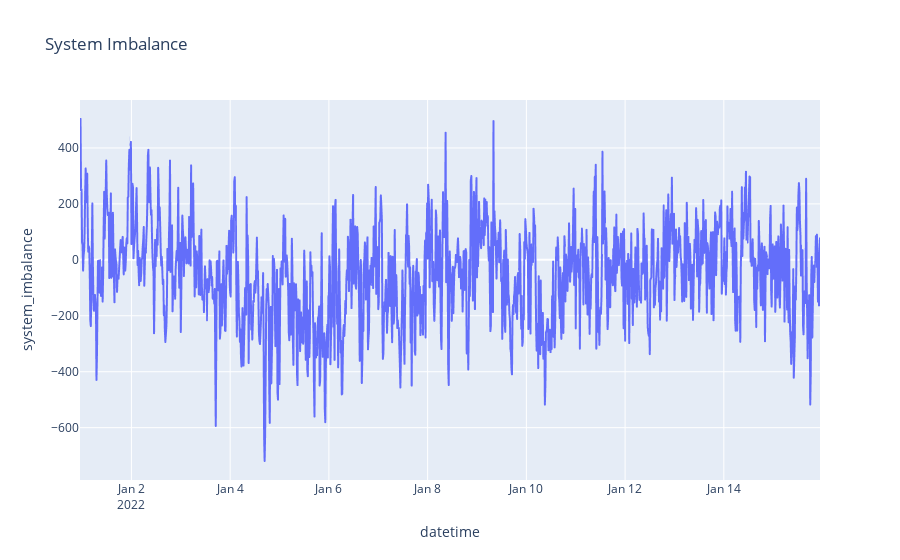

This figure's notebook cell:
### Code cell
fig = px.line(data_raw[:15*4*24], x='datetime', y='system_imbalance', title='System Imbalance')
fig.show()

### Figure 1 — Plotly figure (JSON) as saved in the notebook; plotly's stock layout.template omitted (floating-point values rounded to 4 significant figures; data arrays with more than 128 entries replaced by an {"elided": "..."} marker saying what was removed)
{"data": [{"hovertemplate": "datetime=%{x}<br>system_imbalance=%{y}<extra></extra>", "legendgroup": "", "line": {"color": "#636efa", "dash": "solid"}, "marker": {"symbol": "circle"}, "mode": "lines", "name": "", "showlegend": false, "type": "scattergl", "x": {"elided": "1440 str values"}, "xaxis": "x", "y": {"elided": "1440 float values"}, "yaxis": "y"}], "layout": {"legend": {"tracegroupgap": 0}, "title": {"text": "System Imbalance"}, "xaxis": {"anchor": "y", "domain": [0, 1], "title": {"text": "datetime"}}, "yaxis": {"anchor": "x", "domain": [0, 1], "title": {"text": "system_imbalance"}}}}
